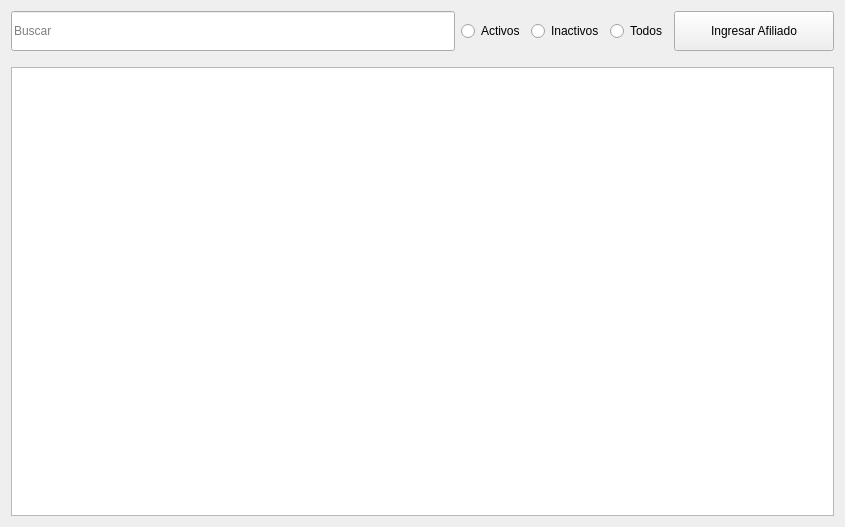
<?xml version="1.0" encoding="UTF-8"?>
<ui version="4.0">
 <class>Form</class>
 <widget class="QWidget" name="Form">
  <property name="geometry">
   <rect>
    <x>0</x>
    <y>0</y>
    <width>845</width>
    <height>527</height>
   </rect>
  </property>
  <property name="windowTitle">
   <string/>
  </property>
  <layout class="QGridLayout" name="gridLayout">
   <item row="0" column="0">
    <layout class="QGridLayout" name="gridLayout_2" rowstretch="0,0,1" columnstretch="90,0,0,0,0">
     <item row="0" column="3">
      <widget class="QRadioButton" name="rad_todos">
       <property name="text">
        <string>Todos</string>
       </property>
      </widget>
     </item>
     <item row="1" column="0" colspan="5">
      <spacer name="horizontalSpacer">
       <property name="font">
        <font>
         <family>Calibri</family>
         <pointsize>12</pointsize>
         <weight>75</weight>
         <bold>true</bold>
        </font>
       </property>
       <property name="orientation">
        <enum>Qt::Horizontal</enum>
       </property>
       <property name="sizeHint" stdset="0">
        <size>
         <width>40</width>
         <height>10</height>
        </size>
       </property>
      </spacer>
     </item>
     <item row="0" column="4">
      <widget class="QPushButton" name="btn_nuevo">
       <property name="sizePolicy">
        <sizepolicy hsizetype="Expanding" vsizetype="Fixed">
         <horstretch>0</horstretch>
         <verstretch>0</verstretch>
        </sizepolicy>
       </property>
       <property name="minimumSize">
        <size>
         <width>160</width>
         <height>40</height>
        </size>
       </property>
       <property name="maximumSize">
        <size>
         <width>200</width>
         <height>200</height>
        </size>
       </property>
       <property name="styleSheet">
        <string notr="true"/>
       </property>
       <property name="text">
        <string>Ingresar Afiliado</string>
       </property>
       <property name="icon">
        <iconset>
         <normaloff>../iconos/down.ico</normaloff>../iconos/down.ico</iconset>
       </property>
       <property name="iconSize">
        <size>
         <width>25</width>
         <height>25</height>
        </size>
       </property>
       <property name="shortcut">
        <string>Ctrl+N</string>
       </property>
      </widget>
     </item>
     <item row="0" column="0">
      <widget class="QLineEdit" name="ln_buscar">
       <property name="sizePolicy">
        <sizepolicy hsizetype="Expanding" vsizetype="Expanding">
         <horstretch>0</horstretch>
         <verstretch>0</verstretch>
        </sizepolicy>
       </property>
       <property name="mouseTracking">
        <bool>false</bool>
       </property>
       <property name="styleSheet">
        <string notr="true"/>
       </property>
       <property name="text">
        <string/>
       </property>
       <property name="frame">
        <bool>true</bool>
       </property>
       <property name="dragEnabled">
        <bool>false</bool>
       </property>
       <property name="placeholderText">
        <string>Buscar</string>
       </property>
       <property name="clearButtonEnabled">
        <bool>true</bool>
       </property>
      </widget>
     </item>
     <item row="0" column="2">
      <widget class="QRadioButton" name="rad_inactivos">
       <property name="text">
        <string>Inactivos</string>
       </property>
      </widget>
     </item>
     <item row="0" column="1">
      <widget class="QRadioButton" name="rad_activos">
       <property name="text">
        <string>Activos</string>
       </property>
      </widget>
     </item>
     <item row="2" column="0" colspan="5">
      <widget class="ListadoAfiliadosContextM" name="tbl_afiliados">
       <property name="styleSheet">
        <string notr="true">alternate-background-color: rgb(212, 212, 255)</string>
       </property>
       <property name="tabKeyNavigation">
        <bool>false</bool>
       </property>
       <property name="alternatingRowColors">
        <bool>true</bool>
       </property>
       <property name="selectionBehavior">
        <enum>QAbstractItemView::SelectRows</enum>
       </property>
       <attribute name="horizontalHeaderVisible">
        <bool>false</bool>
       </attribute>
       <attribute name="horizontalHeaderShowSortIndicator" stdset="0">
        <bool>true</bool>
       </attribute>
       <attribute name="horizontalHeaderStretchLastSection">
        <bool>true</bool>
       </attribute>
       <attribute name="verticalHeaderVisible">
        <bool>false</bool>
       </attribute>
      </widget>
     </item>
    </layout>
   </item>
  </layout>
 </widget>
 <customwidgets>
  <customwidget>
   <class>ListadoAfiliadosContextM</class>
   <extends>QTableView</extends>
   <header>widgets.table_views.listado_afiliados</header>
  </customwidget>
 </customwidgets>
 <resources/>
 <connections/>
</ui>
